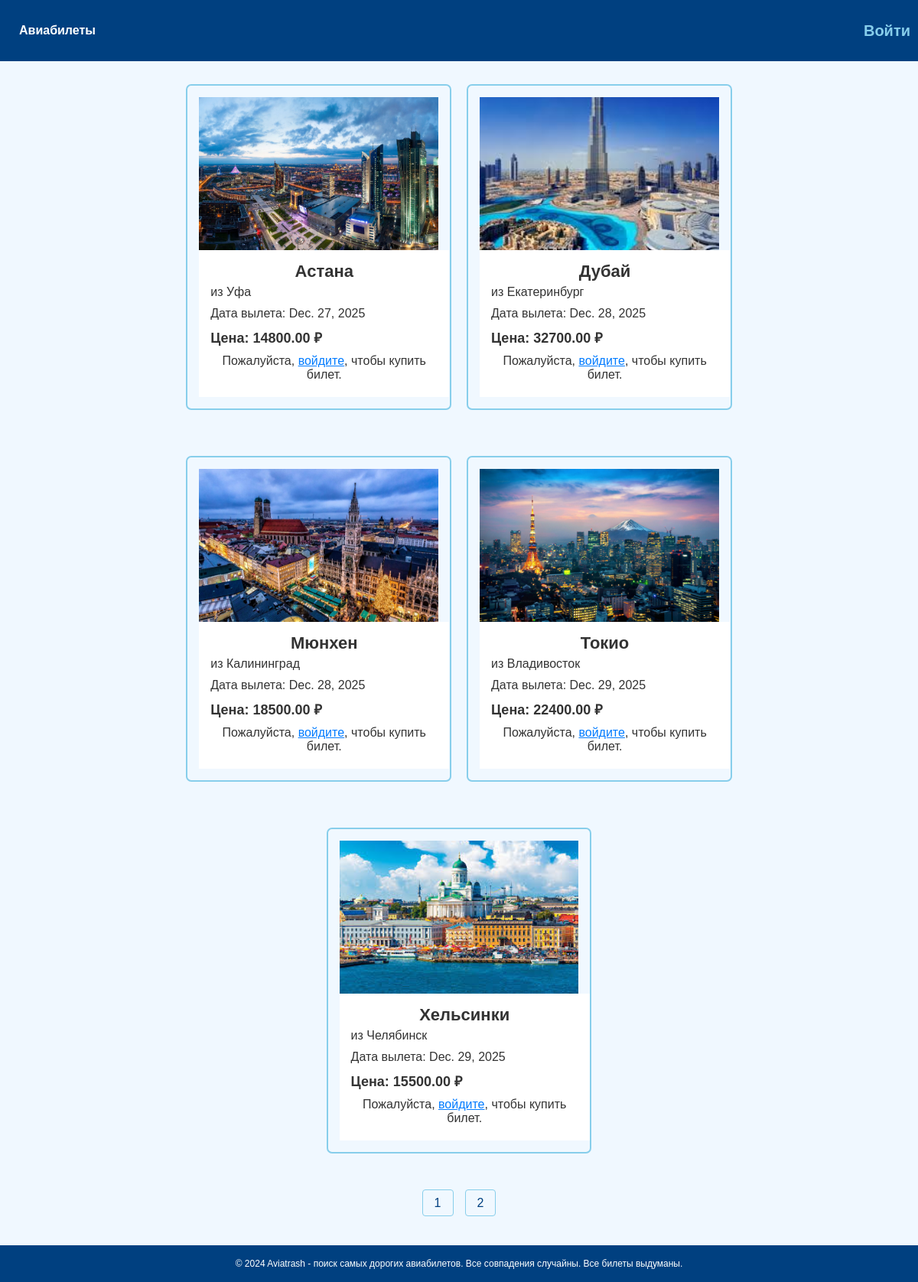
The app's page /tickets/?page=2 with its own data.
### aviaticket/models.py (models this page shows, shortened)
class Flight(models.Model):
    flight_from = models.CharField(max_length=50, verbose_name='Откуда')
    flight_to = models.ForeignKey('CityWithPhoto', on_delete=models.CASCADE, null=True, blank=True, verbose_name='Куда')
    airline = models.ForeignKey('Airline', on_delete=models.CASCADE, related_name='airline', verbose_name='Авиакомпания')
    time_in_flight = models.DateTimeField(verbose_name='Время в пути')
    day_of_departure = models.DateField(verbose_name='Дата вылета')
    price = models.DecimalField(max_digits=10, decimal_places=2, verbose_name='Цена')
    amount_of_transfers = models.IntegerField(blank=True, null=True, verbose_name='Количество пересадок')
    time_created = models.DateTimeField(auto_now=True, verbose_name='Время создания')
    slug = models.SlugField(max_length=100, unique=True, blank=True, verbose_name='Слаг')

class CityWithPhoto(models.Model):
    city_name = models.CharField(
        max_length=55,
        unique=True,
        verbose_name="Название города"
    )
    photo = models.FileField(
        upload_to='media_photo_city',
        verbose_name="Фотография города"
    )
    def __str__(self):
        return self.city_name

### aviaticket/views.py (the view)
# urls.py: path('', views.FlightListView.as_view(), name='list_tickets'),
class FlightListView(ListView):
    model = Flight
    template_name = 'aviaticket/ticket_list.html'
    context_object_name = 'page_obj'
    paginate_by = 15
    ordering = ['day_of_departure']
    def get_queryset(self):
        return Flight.objects.all().order_by('day_of_departure')
    def get_context_data(self, **kwargs):
        context = super().get_context_data(**kwargs)
        flights = self.get_queryset()
        paginator = Paginator(flights, self.paginate_by)
        page_number = self.request.GET.get('page')
        page_obj = paginator.get_page(page_number)
        context['page_obj'] = page_obj
        return context

### aviaticket/templates/aviaticket/ticket_list.html
{% extends 'base.html' %}
{% block content %}
<div class="content-container">
    <div class="ticket-row">
        {% for flight in page_obj %}
                <div class="ticket-card">
                {% if flight.flight_to.photo %}
    <div class="ticket-photo" style="background-image: url('{{ flight.flight_to.photo.url }}');"></div>
{% endif %}
                    <div class="ticket-card-content">
                        <h2 class="flight-to">{{ flight.flight_to }}</h2>
                        <p class="flight-from">из {{ flight.flight_from }}</p>
                        <p class="departure-date">Дата вылета: {{ flight.day_of_departure }}</p>
                        <p class="price">Цена: {{ flight.price }} ₽</p>
                        <div class="actions">
                            {% if user.is_authenticated %}
                                <a href="{% url 'flight_detail' flight.slug %}" class="buy-button">Купить билет</a>
                            {% else %}
                                <p class="login-message">Пожалуйста, <a href="{% url 'personal:login' %}">войдите</a>, чтобы купить билет.</p>
                            {% endif %}
                        </div>
                    </div>
                </div>
        {% empty %}
            <p>Рейсов не найдено.</p>
        {% endfor %}
    </div>
    {% if page_obj.has_other_pages %}
    <nav class="pagination">
        <ul>
            {% for p in page_obj.paginator.page_range %}
            <li class="page-num">
                <a href="?page={{ p }}">{{ p }}</a>
            </li>
            {% endfor %}
        </ul>
    </nav>
    {% else %}
        <p> {{ page_obj.paginator }} </p>
    {% endif %}
</div>
{% endblock %}

### static/css/styles.css (style rules this page uses)
body { margin: 0; font-family: Arial, Helvetica, sans-serif; background-color: #f0f8ff; color: #333; display: flex; flex-direction: column; min-height: 100vh; }
.ticket-row { display: flex; flex-wrap: wrap; justify-content: center; gap: 20px; margin: 0 5cm; }
.ticket-card { width: 40%; margin-bottom: 40px; border: 2px solid #87CEEB; border-radius: 7px; padding: 15px; display: flex; flex-direction: column; align-items: flex-start; justify-content: space-between; }
.ticket-card-content { display: flex; flex-direction: column; width: 95%; }
.ticket-card h2.flight-to { text-align: center; font-size: 22px; margin: 0; }
.ticket-card p { font-size: 16px; margin: 5px 0; }
.ticket-card .flight-from, .ticket-card .departure-date, .ticket-card .price { text-align: left; }
.ticket-card p.price { font-size: 18px; font-weight: bold; }
nav { margin-top: 20px; margin-bottom: 10px; text-align: center; }
nav ul { list-style: none; display: inline-flex; padding: 0; }
nav ul li { margin: 0 5px; }
nav ul li a { text-decoration: none; padding: 5px 10px; border: 1px solid #ccc; border-radius: 4px; color: #333; }
.content-container { display: flex; flex-direction: column; min-height: 80vh; padding-bottom: 5px; }
.pagination { margin-top: auto; text-align: center; margin-bottom: 5px; }
.pagination ul { list-style: none; display: flex; justify-content: center; gap: 5px; }
.pagination ul li a { padding: 8px 15px; text-decoration: none; color: #004080; border: 1px solid #87CEEB; border-radius: 4px; }
.login-message a { color: #007bff; text-decoration: underline; }
.ticket-photo { background-size: cover; background-position: center; height: 200px; width: 100%; }
.ticket-card-content { padding: 15px; background: #fff; }

### records on screen
Flight: flight_to.photo (picture), flight_to "Астана", flight_from "Уфа", day_of_departure "Dec. 27, 2025", price "14800.00"
Flight: flight_to.photo (picture), flight_to "Дубай", flight_from "Екатеринбург", day_of_departure "Dec. 28, 2025", price "32700.00"
Flight: flight_to.photo (picture), flight_to "Мюнхен", flight_from "Калининград", day_of_departure "Dec. 28, 2025", price "18500.00"
Flight: flight_to.photo (picture), flight_to "Токио", flight_from "Владивосток", day_of_departure "Dec. 29, 2025", price "22400.00"
Flight: flight_to.photo (picture), flight_to "Хельсинки", flight_from "Челябинск", day_of_departure "Dec. 29, 2025", price "15500.00"

### other values on screen
{{ p }} "1" "2"
